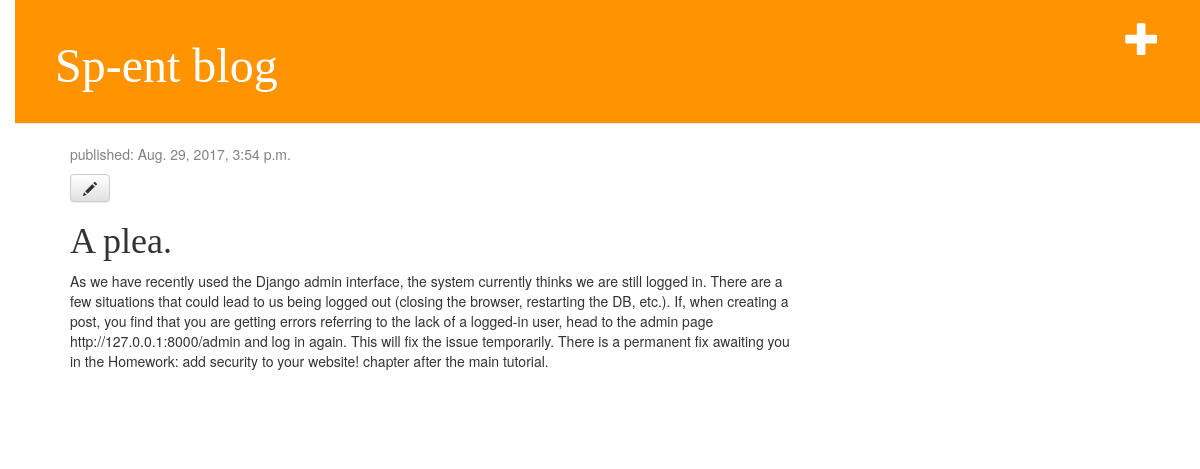
The app's page /post/4/ with its own data.
### blog/models.py (models this page shows, shortened)
class Post(models.Model):
    author = models.ForeignKey('auth.User')
    title = models.CharField(max_length=200)
    text = models.TextField()
    created_date = models.DateTimeField(default=timezone.now)
    published_date = models.DateTimeField(blank=True, null=True)

### blog/views.py (the view)
# urls.py: url(r'^post/(?P<pk>\d+)/$', views.post_detail, name = 'post_detail'),
def post_detail(request, pk):
    post = get_object_or_404(Post, pk=pk)
    return render(request, 'blog/post_detail.html', {'post': post})

### blog/templates/blog/post_detail.html
                {% extends 'blog/base.html' %}
                {% block content %}
				    <div class="post">
				        {% if post.published_date %}
					        <div class="date">
						        <p>published: {{post.published_date}}</p>
						    </div>
						{% endif %}
						<a class="btn btn-default" href="{% url 'post_edit' pk=post.pk %}"><span class="glyphicon glyphicon-pencil"></
span></a>
						<h1>{{post.title}}</h1>
						<p>{{post.text|linebreaksbr}}</p>
					</div>
				{% endblock %}

### blog/static/css/blog.css (style rules this page uses)
body { padding-left: 15px; }
h1, h2, h3, h4 { font-family: 'Lobster', cursive; }
.date { color: #828282; }
.post { margin-bottom: 70px; }

### records on screen
Post: published_date "Aug. 29, 2017, 3:54 p.m.", title "A plea.", text "As we have recently used the Django admin interface, the system currently thinks we are still logged in. There are a few situations that could lead to us being logged out (closing the browser, restarting the DB, etc.). If, when creating a post, you find that you are getting errors referring to the lack of a logged-in user, head to the admin page http://127.0.0.1:8000/admin and log in again. This will fix the issue temporarily. There is a permanent fix awaiting you in the Homework: add security to your website! chapter after the main tutorial."
